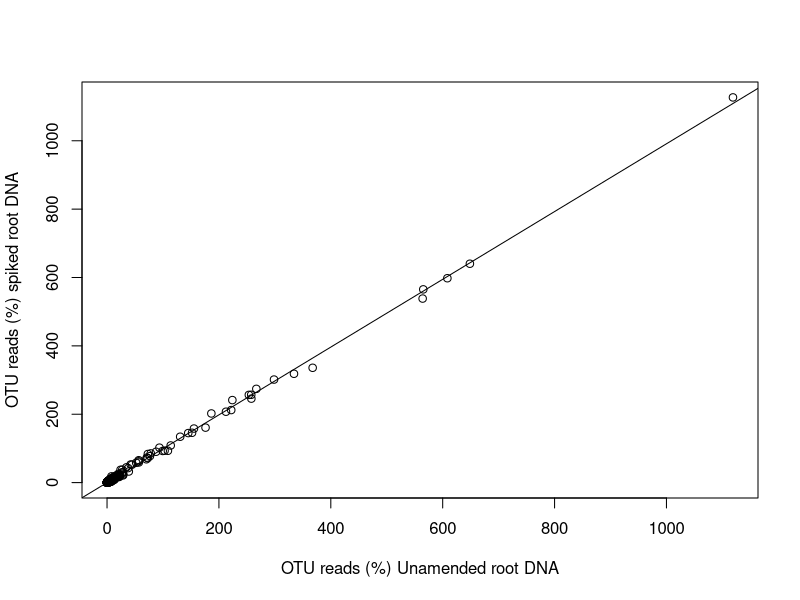
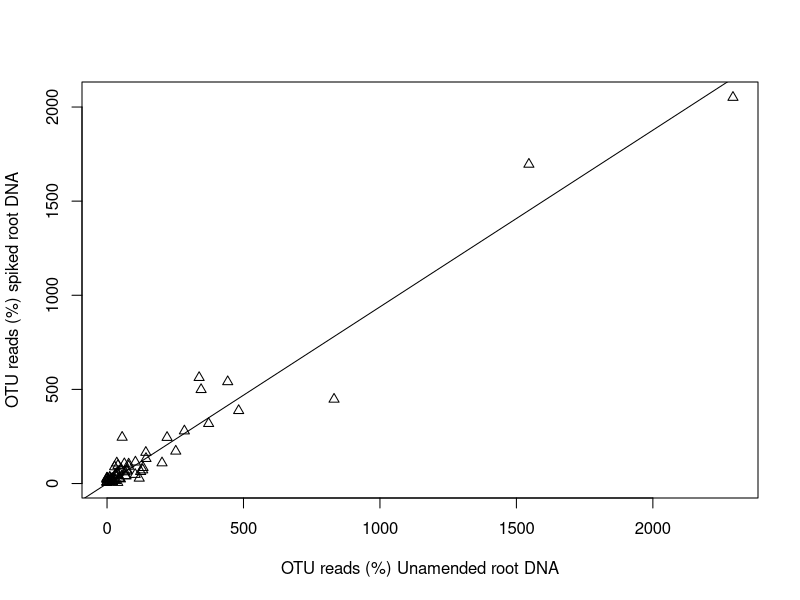

These figures' R source, in order: (Note: this script raises an error after producing the figures.)
## ---- chunk 1
rm(list=ls()) 

library(dplyr)
library(ggplot2)
library(broom)
## ---- chunk 2
bac <- read.csv("data/Fig4a-lm-bac.csv", header = T)
fun <- read.csv("data/Fig4a-lm-fun.csv", header = T)

## Bacteria E05-E00
data_e05_bac <- dplyr::select(bac, OTUID, E05_bac, E00_bac)

x1 <- data_e05_bac$E05_bac
y1 <- data_e05_bac$E00_bac

cor.test(x1,y1,method="pearson")
lm.fit1 <- lm(y1~0+x1)
coef(lm.fit1)

plot(data_e05_bac$E05_bac,data_e05_bac$E00_bac,
     xlab ="OTU reads (%) Unamended root DNA", 
     ylab ="OTU reads (%) spiked root DNA")

abline(lm.fit1)
## ---- chunk 3
## Fungi E05-E00
data_e05_fun <- dplyr::select(fun, OTUID, E05_fun, E00_fun)

x4 <- data_e05_fun$E05_fun
y4 <- data_e05_fun$E00_fun

cor.test(x4,y4,method="pearson")
lm.fit4 <- lm(y4~0+x4)
coef(lm.fit4)

plot(data_e05_fun$E05_fun,data_e05_fun$E00_fun,pch=2,
     xlab ="OTU reads (%) Unamended root DNA", 
     ylab ="OTU reads (%) spiked root DNA")

abline(lm.fit4)
## ---- chunk 4
bac <- read.csv("data/Fig4c-bac-all.csv")
fun <- read.csv("data/Fig4c-fun-all.csv")
fun2<- read.csv("data/Fig4c-fun-point.csv")

bac <- read.csv("data/Fig4c-bac-all.csv")
fun <- read.csv("data/Fig4c-fun-all.csv")
fun2<- read.csv("data/Fig4c-fun-point.csv")

## E05-BAC-RA

t1 <- dplyr::select(bac, Bac, E05_RA_ONE, E05_RA_TWO)

bac05ra <- gather(t1, key = variable , value = count, `E05_RA_ONE`:`E05_RA_TWO`)

p1 = ggplot(bac05ra, aes(x=variable, y = count, fill = Bac )) + 
  geom_bar(stat = "identity",position="fill", width=0.7)+ 
  scale_fill_manual(values = c("#ff8364", "#fbd685", 
                               "#7fa99b", "#f6f6e9", "#1d97c1"))+
  scale_y_continuous(labels = scales::percent) + 
  xlab("Groups")+
  ylab("Relative Abundance (%)")+ 
  theme_classic()
p1

## E05-BAC-QA

t4 <- dplyr::select(bac, Bac, E05_QA_ONE, E05_QA_TWO)

bac05qa <- gather(t4, key = variable , value = count, `E05_QA_ONE`:`E05_QA_TWO`)

p4 = ggplot(bac05qa, aes(x=variable, y = count, fill = Bac )) + 
  geom_bar(stat = "identity", width=0.7) + 
  scale_fill_manual(values = c("#ff8364", "#fbd685", 
                               "#7fa99b", "#f6f6e9", "#1d97c1"))+
  xlab("Groups")+
  ylab("Quantitative Abundance (relative to host plant)")+ 
  theme_classic()
p4

## ---- chunk 5
## E05-FUN-RA

f1 <- dplyr::select(fun, FUN, E05_RA_ONE, E05_RA_TWO)

fun05ra <- gather(f1, key = variable , value = count, `E05_RA_ONE`:`E05_RA_TWO`)

fp1 = ggplot(fun05ra, aes(x=variable, y = count, fill = FUN )) + 
  geom_bar(stat = "identity",position="fill", width=0.7)+ 
  scale_fill_manual(values = c("#8ea6b4", "#f8d5f0","#89a4c7"))+
  scale_y_continuous(labels = scales::percent) + 
  xlab("Groups")+
  ylab("Relative Abundance (%)")+ 
  theme_classic()
fp1

## E05-FUN-QA

f3 <- dplyr::select(fun, FUN, E05_QA_ONE, E05_QA_TWO)

fun05qa <- gather(f3, key = variable , value = count, `E05_QA_ONE`:`E05_QA_TWO`)

fp3 = ggplot(fun05qa, aes(x=variable, y = count, fill = FUN )) + 
  geom_bar(stat = "identity", width=0.7) + 
  scale_fill_manual(values = c("#8ea6b4", "#f8d5f0","#89a4c7"))+
  xlab("Groups")+
  ylab("Quantitative Abundance (relative to host plant)")+ 
  theme_classic()
fp3

